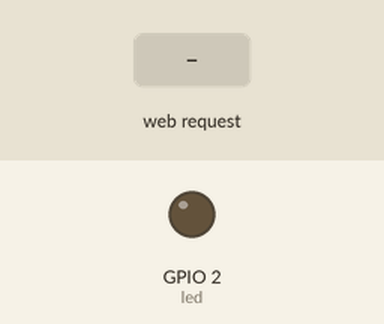
Bench run of a sketch on a simulated ESP8266 (NodeMCU). Parts: output pins drawn as LEDs (lit = HIGH). Inputs (shaded band) come from the test bench. WiFi joins after 1.5 s; servers stay silent unless stated; what the sketch prints to the serial monitor is not drawn.

Above: at 2.7 s.
2.8 s: HTTP request GET /led_hidup received
At 3.6 s:
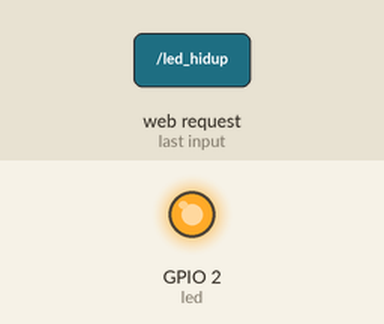
4.3 s: HTTP request GET /led_mati received
At 4.7 s:
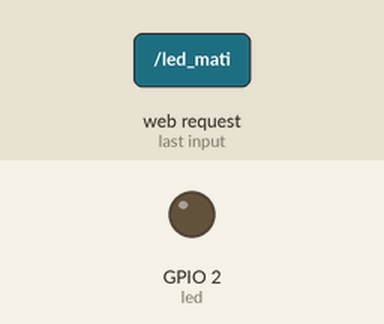
Timing chart, 0 to 7.3 s (numbered marks = the images above; inputs shaded):
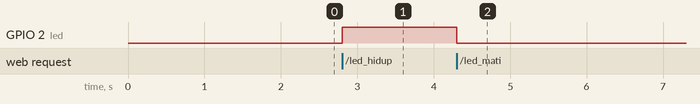

Measured:
- after the input at 2.8 s, GPIO 2 (led): LOW → HIGH at once
- after the input at 4.3 s, GPIO 2 (led): HIGH → LOW at once

The sketch:

HelloServer.ino
```cpp
#include <ESP8266WiFi.h>
#include <WiFiClient.h>
#include <ESP8266WebServer.h>
#include <ESP8266mDNS.h>
#include <WiFiUdp.h>
#include <ArduinoOTA.h>
#include <ESP8266mDNS.h>

const char* ssid = "KPK";
const char* password = "immortal";

ESP8266WebServer server(80);
const int led = 2;

void handleRoot() {
String message = "Selamat datang di esp8266!\n\n";
message += "Sulthon Rafi \nH1A021039 \nTeknik Elektro \nFakultas Teknik \nUniversitas Jenderal Soedirman \n";
message += "ChipID = ";
message += String(ESP.getFlashChipId()).c_str();
message += "\nAlamat IP = ";
message += String(WiFi.localIP().toString()).c_str();
server.send(200,"text/plain",message);
}

void handleNotFound(){
  digitalWrite(led, 1);
  String message = "File Not Found\n\n";
  message += "URI: ";
  message += server.uri();
  message += "\nMethod: ";
  message += (server.method() == HTTP_GET)?"GET":"POST";
  message += "\nArguments: ";
  message += server.args();
  message += "\n";
  for (uint8_t i=0; i<server.args(); i++){
    message += " " + server.argName(i) + ": " + server.arg(i) + "\n";
  }
  server.send(404, "text/plain", message);
  digitalWrite(led, 1);
}

void setup(void){
  pinMode(led, OUTPUT);
  digitalWrite(led, 0);
  Serial.begin(115200);
  Serial.println("\n\nBooting");
  WiFi.mode(WIFI_STA);
  WiFi.begin(ssid, password);
  Serial.println("");

  while (WiFi.waitForConnectResult() != WL_CONNECTED) {
    Serial.println("Connection Failed! Rebooting...");
    delay(5000);
    ESP.restart();
  }

    ArduinoOTA.onStart([]() {
    String type;
    if (ArduinoOTA.getCommand() == U_FLASH) {
      type = "sketch";
    } else {  // U_FS
      type = "filesystem";
    }

    // NOTE: if updating FS this would be the place to unmount FS using FS.end()
    Serial.println("Start updating " + type);
  });
  ArduinoOTA.onEnd([]() {
    Serial.println("\nEnd");
  });
  ArduinoOTA.onProgress([](unsigned int progress, unsigned int total) {
    Serial.printf("Progress: %u%%\r", (progress / (total / 100)));
  });
  ArduinoOTA.onError([](ota_error_t error) {
    Serial.printf("Error[%u]: ", error);
    if (error == OTA_AUTH_ERROR) {
      Serial.println("Auth Failed");
    } else if (error == OTA_BEGIN_ERROR) {
      Serial.println("Begin Failed");
    } else if (error == OTA_CONNECT_ERROR) {
      Serial.println("Connect Failed");
    } else if (error == OTA_RECEIVE_ERROR) {
      Serial.println("Receive Failed");
    } else if (error == OTA_END_ERROR) {
      Serial.println("End Failed");
    }
  });
  ArduinoOTA.begin();
  Serial.println("Ready");
  Serial.print("IP address: ");
  Serial.println(WiFi.localIP());

  if (MDNS.begin("esp8266")) {
    Serial.println("MDNS responder started");
  }

  server.on("/", handleRoot);

  server.on("/inline", [](){
    server.send(200, "text/plain", "this works as well");
  });

  server.on("/led_hidup", [](){
    digitalWrite(led, 1);
    server.send(200, "text/plain", "LED Hidup");
  });

  server.on("/led_mati", [](){
    digitalWrite(led, 0);
    server.send(200, "text/plain", "Led Padam");
  });

  server.onNotFound(handleNotFound);

  server.begin();
  Serial.println("HTTP server started");
}

void loop(void){
server.handleClient();
ArduinoOTA.handle();
MDNS.update();
}
```
